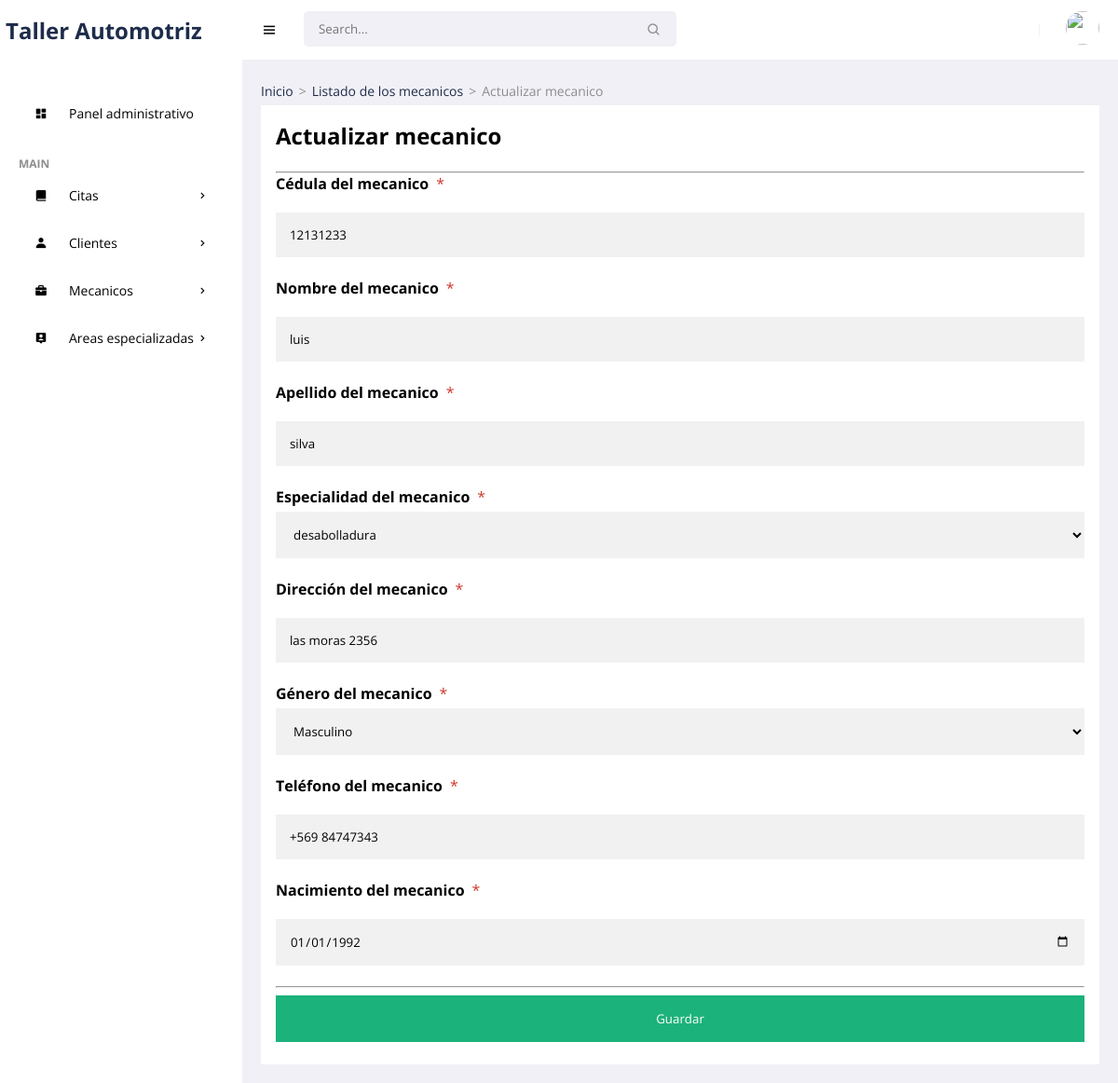
/frontend/mecanicos/editar.php?id=15 (signed in), run on the app's committed database.
### tables this page shows
CREATE TABLE `mecanicos` (
  `idodc` int(11) NOT NULL,
  `ceddoc` varchar(15) NOT NULL,
  `nodoc` varchar(35) NOT NULL,
  `apdoc` varchar(35) NOT NULL,
  `nomesp` varchar(100) NOT NULL,
  `direcd` varchar(150) NOT NULL,
  `sexd` varchar(15) NOT NULL,
  `phd` char(13) NOT NULL,
  `nacd` date NOT NULL,
  `corr` varchar(30) NOT NULL,
  `username` varchar(25) NOT NULL,
  `password` varchar(255) NOT NULL,
  `rol` char(1) NOT NULL,
  `state` char(1) NOT NULL,
  `fere` timestamp NOT NULL DEFAULT current_timestamp() ON UPDATE current_timestamp()
);

### frontend/mecanicos/editar.php (the view, shortened to what this page needs)
<!DOCTYPE html>
<html lang="es">
<head>
    <link href='https://unpkg.com/boxicons@2.0.9/css/boxicons.min.css' rel='stylesheet'>
    <link rel="stylesheet" href="../../backend/css/admin.css">
    <link rel="stylesheet" href="https://cdnjs.cloudflare.com/ajax/libs/limonte-sweetalert2/6.6.9/sweetalert2.min.css">
</head>
<body>
    <section id="sidebar">
        <a href="../admin/escritorio.php" class="brand">Taller Automotriz</a>
        <ul class="side-menu">
            <li><a href="../admin/escritorio.php" ><i class='bx bxs-dashboard icon' ></i> Panel administrativo</a></li>
            <li class="divider" data-text="main">Main</li>
            <li>
                <a href="#"><i class='bx bxs-book-alt icon' ></i> Citas <i class='bx bx-chevron-right icon-right' ></i></a>
            </li>
            <li>
                <a href="#"><i class='bx bxs-user icon' ></i> Clientes <i class='bx bx-chevron-right icon-right' ></i></a>
            </li>
            <li>
                <a href="#"><i class='bx bxs-briefcase icon' ></i> Mecanicos <i class='bx bx-chevron-right icon-right' ></i></a>
            </li>
            <li>
                <a href="#"><i class='bx bxs-user-pin icon' ></i> Areas especializadas<i class='bx bx-chevron-right icon-right' ></i></a>
            </li>
        </ul>
    </section>
    <section id="content">
        <nav>
            <i class='bx bx-menu toggle-sidebar' ></i>
            <form action="#">
                <div class="form-group">
                    <input type="text" placeholder="Search...">
                    <i class='bx bx-search icon' ></i>
                </div>
            </form>
            <div class="profile">
                <img src="https://images.unsplash.com/photo-1517841905240-472988babdf9?ixid=MnwxMjA3fDB8MHxzZWFyY2h8NHx8cGVvcGxlfGVufDB8fDB8fA%3D%3D&ixlib=rb-1.2.1&auto=format&fit=crop&w=500&q=60" alt="">
            </div>
        </nav>
        <main>
            <ul class="breadcrumbs">
                <li><a href="../admin/escritorio.php">Inicio</a></li>
                <li class="divider">></li>
                <li><a href="../mecanicos/mostrar.php">Listado de los mecanicos</a></li>
                <li class="divider">></li>
                <li><a href="#" class="active">Actualizar mecanico</a></li>
            </ul>
<?php
require '../../backend/bd/Conexion.php';
 $id = $_GET['id'];
 $sentencia = $connect->prepare("SELECT * FROM mecanicos WHERE idodc= '$id';");
 $sentencia->execute();
$data =  array();
if($sentencia){
  while($r = $sentencia->fetchObject()){
    $data[] = $r;
  }
}
   ?>
   <?php if(count($data)>0):?>
        <?php foreach($data as $d):?>
<form action="" enctype="multipart/form-data" method="POST"  autocomplete="off" onsubmit="return validacion()">
  <div class="containerss">
    <h1>Actualizar mecanico</h1>
   <br>
    <hr>
    <label for="psw"><b>Cédula del mecanico</b></label><span class="badge-warning">*</span>
    <input type="text" maxlength="15" name="docce" value="<?php echo $d->ceddoc; ?>"  required>
    <label for="psw"><b>Nombre del mecanico</b></label><span class="badge-warning">*</span>
    <input type="text"  name="docna" value="<?php echo $d->nodoc; ?>"  required>
    <label for="psw"><b>Apellido del mecanico</b></label><span class="badge-warning">*</span>
    <input type="text"  name="docap" value="<?php echo $d->apdoc; ?>"  required>
    <label for="psw"><b>Especialidad del mecanico</b></label><span class="badge-warning">*</span>
    <select required name="doces"  id="espm">
        <option value="<?php echo $d->nomesp; ?>"><?php echo $d->nomesp; ?></option>
    </select>
    <label for="psw"><b>Dirección del mecanico</b></label><span class="badge-warning">*</span>
    <input type="text"  name="docdi" value="<?php echo $d->direcd; ?>"  required>
    <label for="psw"><b>Género del mecanico</b></label><span class="badge-warning">*</span>
    <select required name="docge"  id="gep">
        <option value="<?php echo $d->sexd; ?>"><?php echo $d->sexd; ?></option>
    </select>
    <label for="psw"><b>Teléfono del mecanico</b></label><span class="badge-warning">*</span>
    <input type="text" maxlength="13"  name="docte" value="<?php echo $d->phd; ?>"  required>
    <label for="psw"><b>Nacimiento del mecanico</b></label><span class="badge-warning">*</span>
    <input type="date"  name="docda" value="<?php echo $d->nacd; ?>"  required>
    <hr>
   <button type="submit" name="upd_mecanicoss" class="registerbtn">Guardar</button>
  </div>
</form>
<?php endforeach; ?>
    <?php else:?>
      <p class="alert alert-warning">No hay datos</p>
    <?php endif; ?>
        </main>
    </section>
</body>
</html>

### backend/css/admin.css (style rules this page uses)
* { font-family: 'Open Sans', sans-serif; margin: 0; padding: 0; box-sizing: border-box; }
:root { --grey: #F1F0F6; --dark-grey: #8D8D8D; --light: #fff; --dark: #000; --green: #81D43A; --light-green: #E3FFCB; --blue: #1e2c4b; --light-blue: #D0E4FF; --dark-blue: #0C5FCD; --red: #FC3B56; }
html { overflow-x: hidden; }
body { background: var(--grey); overflow-x: hidden; }
a { text-decoration: none; }
li { list-style: none; }
#sidebar { position: fixed; max-width: 260px; width: 100%; background: var(--light); top: 0; left: 0; height: 100%; overflow-y: auto; scrollbar-width: none; transition: all .3s ease; z-index: 200; }
#sidebar .brand { font-size: 24px; display: flex; align-items: center; height: 64px; font-weight: 700; color: var(--blue); position: sticky; top: 0; left: 0; z-index: 100; background: var(--light); transition: all .3s ease; padding: 0 6px; }
#sidebar .icon { min-width: 48px; display: flex; justify-content: center; align-items: center; margin-right: 6px; }
#sidebar .icon-right { margin-left: auto; transition: all .3s ease; }
#sidebar .side-menu { margin: 36px 0; padding: 0 20px; transition: all .3s ease; }
#sidebar .side-menu a { display: flex; align-items: center; font-size: 14px; color: var(--dark); padding: 12px 16px 12px 0; transition: all .3s ease; border-radius: 10px; margin: 4px 0; white-space: nowrap; }
#sidebar .divider { margin-top: 24px; font-size: 12px; text-transform: uppercase; font-weight: 700; color: var(--dark-grey); transition: all .3s ease; white-space: nowrap; }
#content { position: relative; width: calc(100% - 260px); left: 260px; transition: all .3s ease; }
nav { background: var(--light); height: 64px; padding: 0 20px; display: flex; align-items: center; grid-gap: 28px; position: sticky; top: 0; left: 0; z-index: 100; }
nav .toggle-sidebar { font-size: 18px; cursor: pointer; }
nav form { max-width: 400px; width: 100%; margin-right: auto; }
nav .form-group { position: relative; }
nav .form-group input { width: 100%; background: var(--grey); border-radius: 5px; border: none; outline: none; padding: 10px 36px 10px 16px; transition: all .3s ease; }
nav .form-group .icon { position: absolute; top: 50%; transform: translateY(-50%); right: 16px; color: var(--dark-grey); }
nav .profile { position: relative; }
nav .profile img { width: 36px; height: 36px; border-radius: 50%; object-fit: cover; cursor: pointer; }
main { width: 100%; padding: 24px 20px 20px 20px; }
main .breadcrumbs { display: flex; grid-gap: 6px; }
main .breadcrumbs li, main .breadcrumbs li a { font-size: 14px; }
main .breadcrumbs li a { color: var(--blue); }
main .breadcrumbs li a.active, main .breadcrumbs li.divider { color: var(--dark-grey); pointer-events: none; }
main form { margin-top: 6px; }
.badge-warning { color: #cc3527; padding: 4px 8px; text-align: center; border-radius: 5px; }
.containerss { padding: 16px; background-color: white; }
select { width: 100%; padding: 15px; margin: 5px 0 22px 0; display: inline-block; border: none; background: #f1f1f1; }
input[type=text], input[type=password], input[type=date],input[type=datetime-local], input[type=file],textarea { width: 100%; padding: 15px; margin: 20px 0 22px 0; display: inline-block; border: none; background: #f1f1f1; }
.registerbtn { background-color: #04AA6D; color: white; padding: 16px 20px; margin: 8px 0; border: none; cursor: pointer; width: 100%; opacity: 0.9; }

### data on the page
mecanicos: docce "12131233", docna "luis", docap "silva", doces "desabolladura", docdi "las moras 2356", docge "Masculino", docte "+569 84747343", docda "01/01/1992"
